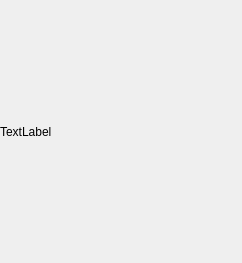
<?xml version="1.0" encoding="UTF-8"?>
<ui version="4.0">
 <class>BossListWidget</class>
 <widget class="QWidget" name="BossListWidget">
  <property name="geometry">
   <rect>
    <x>0</x>
    <y>0</y>
    <width>242</width>
    <height>263</height>
   </rect>
  </property>
  <property name="windowTitle">
   <string>Form</string>
  </property>
  <layout class="QGridLayout" name="gridLayout">
   <property name="leftMargin">
    <number>0</number>
   </property>
   <property name="topMargin">
    <number>0</number>
   </property>
   <property name="rightMargin">
    <number>0</number>
   </property>
   <property name="bottomMargin">
    <number>0</number>
   </property>
   <property name="spacing">
    <number>0</number>
   </property>
   <item row="0" column="0">
    <widget class="QLabel" name="bossImageLabel">
     <property name="minimumSize">
      <size>
       <width>242</width>
       <height>263</height>
      </size>
     </property>
     <property name="lineWidth">
      <number>0</number>
     </property>
     <property name="text">
      <string>TextLabel</string>
     </property>
    </widget>
   </item>
  </layout>
  <widget class="QPushButton" name="difficultButton1">
   <property name="geometry">
    <rect>
     <x>10</x>
     <y>140</y>
     <width>159</width>
     <height>39</height>
    </rect>
   </property>
   <property name="minimumSize">
    <size>
     <width>159</width>
     <height>39</height>
    </size>
   </property>
   <property name="text">
    <string/>
   </property>
   <property name="icon">
    <iconset>
     <activeon>:/images/boss/ui/images/boss/ui/difficult_button.png</activeon>
    </iconset>
   </property>
   <property name="iconSize">
    <size>
     <width>159</width>
     <height>39</height>
    </size>
   </property>
   <property name="flat">
    <bool>true</bool>
   </property>
  </widget>
  <widget class="QPushButton" name="difficultButton2">
   <property name="geometry">
    <rect>
     <x>10</x>
     <y>180</y>
     <width>159</width>
     <height>39</height>
    </rect>
   </property>
   <property name="minimumSize">
    <size>
     <width>159</width>
     <height>39</height>
    </size>
   </property>
   <property name="text">
    <string/>
   </property>
   <property name="icon">
    <iconset>
     <activeon>:/images/boss/ui/images/boss/ui/difficult_button.png</activeon>
    </iconset>
   </property>
   <property name="iconSize">
    <size>
     <width>159</width>
     <height>39</height>
    </size>
   </property>
   <property name="flat">
    <bool>true</bool>
   </property>
  </widget>
  <widget class="QPushButton" name="difficultButton3">
   <property name="geometry">
    <rect>
     <x>10</x>
     <y>220</y>
     <width>159</width>
     <height>39</height>
    </rect>
   </property>
   <property name="minimumSize">
    <size>
     <width>159</width>
     <height>39</height>
    </size>
   </property>
   <property name="text">
    <string/>
   </property>
   <property name="icon">
    <iconset>
     <activeon>:/images/boss/ui/images/boss/ui/difficult_button.png</activeon>
    </iconset>
   </property>
   <property name="iconSize">
    <size>
     <width>159</width>
     <height>39</height>
    </size>
   </property>
   <property name="flat">
    <bool>true</bool>
   </property>
  </widget>
  <zorder>bossImageLabel</zorder>
  <zorder>difficultButton1</zorder>
  <zorder>difficultButton2</zorder>
  <zorder>difficultButton3</zorder>
 </widget>
 <resources/>
 <connections/>
</ui>
